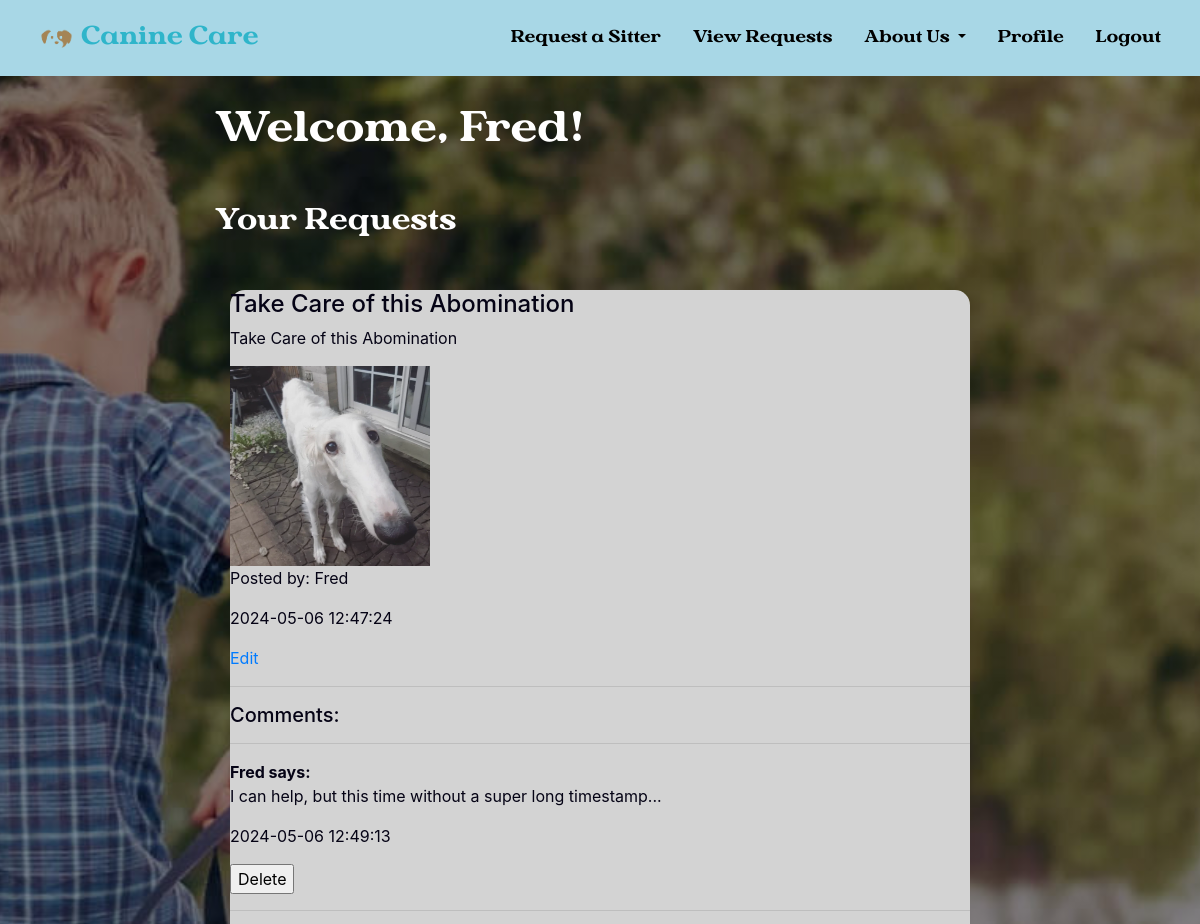
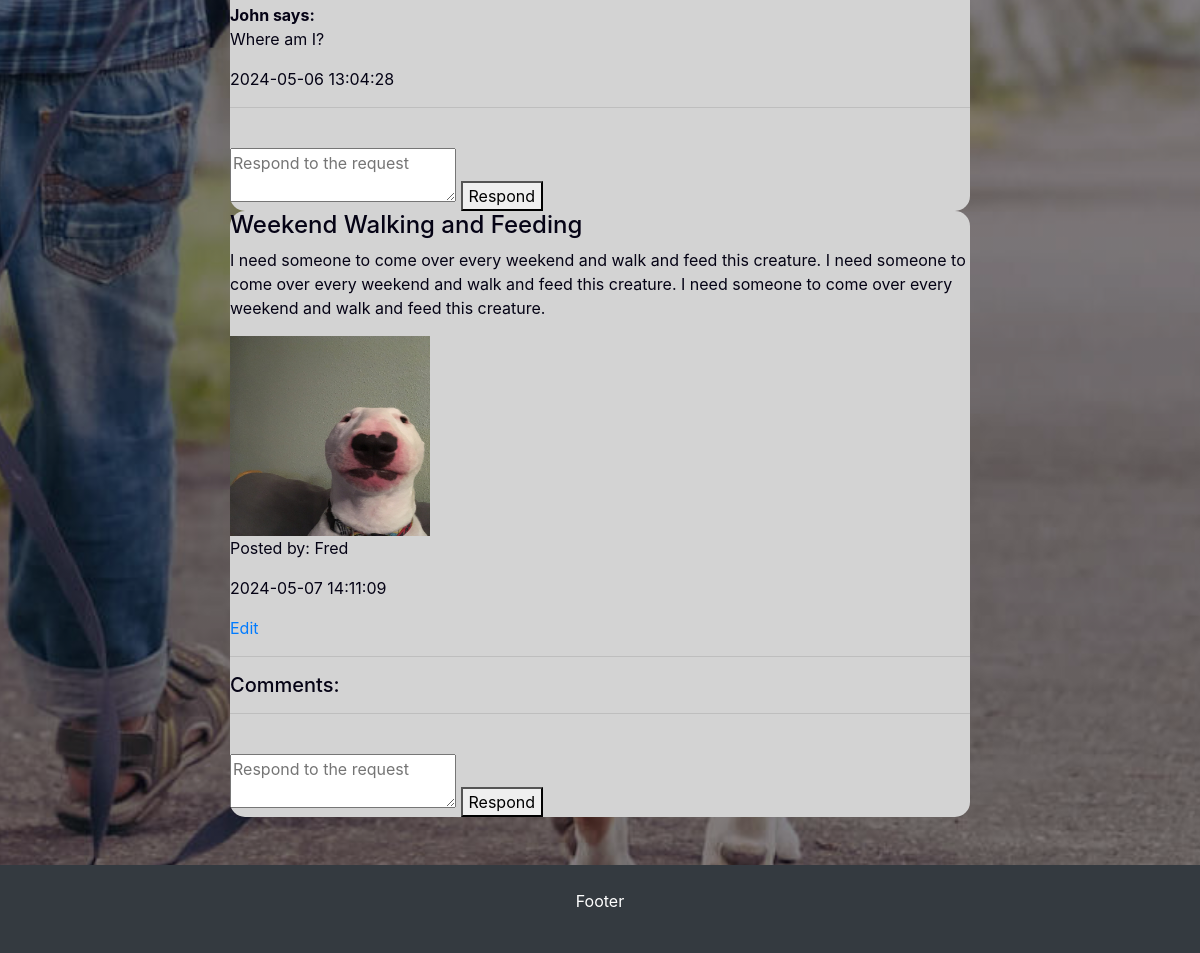
The page /profile/ (signed in) on the database its author committed (2 pictures, top to bottom).
### project/models.py (models this page shows)
class User(UserMixin, db.Model):
    id = db.Column(db.Integer, primary_key=True, autoincrement=True)
    email = db.Column(db.String(100), unique=True)
    password = db.Column(db.String(100))
    name = db.Column(db.String(100), unique = True)

class Reqs(db.Model):
    __tablename__ = 'Reqs'
    id = db.Column(db.Integer, primary_key=True, autoincrement=True)
    title = db.Column(db.String(50))
    content = db.Column(db.String(1000))
    poster = db.Column(db.String(100))
    image = db.Column(db.String(100), unique = True)
    time_created = db.Column(TIMESTAMP)
    comments = db.relationship('Comment', backref=db.backref('Reqs', lazy=True))

class Comment(db.Model):
    __tablename = 'Comment'
    id = db.Column(db.Integer, primary_key=True, autoincrement=True)
    content = db.Column(db.String(1000))
    req_id = db.Column(db.Integer, db.ForeignKey('Reqs.id'))
    poster = db.Column(db.String(1000))
    time_created = db.Column(TIMESTAMP)

### project/main.py (the view)
@main.route('/profile/')
@login_required
def profile():
    return render_template('profile.html', reqs=Reqs.query.all(), name=current_user.name)

### project/__init__.py (called while the page is built)
def create_app():
    app = Flask(__name__)
    app.config['SECRET_KEY'] = 'secret-key-goes-here'
    app.config['SQLALCHEMY_DATABASE_URI'] = 'sqlite:///db.sqlite'
    db.init_app(app)
    login_manager = LoginManager()
    login_manager.login_view = 'auth.login'
    login_manager.init_app(app)
    from .models import User
    with app.app_context():
      db.create_all()
    @login_manager.user_loader
    def load_user(user_id):
        return User.query.get(int(user_id))
    from .auth import auth as auth_blueprint
    app.register_blueprint(auth_blueprint)
    from .main import main as main_blueprint
    app.register_blueprint(main_blueprint)
    return app

### project/templates/profile.html
{% extends "base.html" %}
{% block content %}
<h1 class="title">
  Welcome, {{ name }}!
</h1>
<h3 class="title">Your Requests</h3>
<div class="container">
  {% for req in reqs %}
    {% if req.poster == name %}
      <div class="row m-row justify-content-between">
        <div class="col-12">
          <div class='request'>
            <h4>{{ req.title }}</h4>
            <p>{{ req.content }}</p>
            {% if req['image'] != None %}
              <img src="{{ url_for('static', filename='uploads/' + req['image']) }}" width="200px" height="200px">
              <br>
            {% endif %}
            <p>Posted by: {{ req.poster }}</p>
            <p>{{ req.time_created }}</p>
            <a href="{{ url_for('main.editrequest', id=req.id) }}">Edit</a>
            <hr>
            <h5>Comments:</h5>
            <hr>
            {% for comment in req.comments %}
              <b>{{ comment.poster }} says:</b>
              <p>{{ comment.content }}</p>
              <p>{{ comment.time_created }}</p>
              {% if comment.poster == name %}
                <form action="{{ url_for('main.delete_comment', id=comment.id) }}" method="POST">
                  <input type="submit" value="Delete"
                  onclick="return confirm('Are you sure you want to delete this comment?')">
                </form>
              {% endif %}
              <hr>
            {% endfor %}
            <br>
            <form action="{{ url_for('main.add_comment', req_id=req.id) }}" method="POST">
              <textarea name="comment_content" placeholder="Respond to the request"></textarea>
              <button type="submit">Respond</button>
            </form>
          </div>
        </div>
      </div>
    {% endif %}
  {% endfor %}
</div>
{% endblock %}

### project/templates/base.html (shortened to what this page needs)
<!DOCTYPE html>
<html>
<head>
  <link rel="stylesheet" href="https://cdn.jsdelivr.net/npm/bootstrap@4.6.2/dist/css/bootstrap.min.css">
  <link rel="stylesheet" type="text/css" href={{ url_for('static', filename='styles/global.css') }}/>
  <link rel="stylesheet" type="text/css" href={{ url_for('static', filename='styles/navbar.css') }}/>
</head>
<body>
  <header>
    <nav class="navbar navbar-expand-sm" id="navbar">
      <div class="container-fluid">
          <a class="navbar-brand" href="{{ url_for('main.index') }}"><img src="{{ url_for('static', filename='images/logo2.png') }}" width="50px" heigh="50px">Canine Care</a>
          <div class="collapse navbar-collapse" id="navbarID">
              <div class="navbar-nav">
                  <a class="nav-link active" aria-current="page" href="{{ url_for('main.createrequest') }}">Request a Sitter</a>
                  <a class="nav-link active" aria-current="page" href="{{ url_for('main.viewrequests') }}">View Requests</a>
                  <li class="nav-item dropdown">
                    <a class="nav-link dropdown-toggle" href="#" id="navbarDropdownMenuLink" data-toggle="dropdown" aria-haspopup="true" aria-expanded="false">
                      About Us
                    </a>
                  </li>
                  {% if current_user.is_authenticated %}
                    <a href="{{ url_for('main.profile') }}" class="nav-link active" aria-current="page">
                      Profile
                    </a>
                  {% endif %}
                  {% if current_user.is_authenticated %}
                    <a href="{{ url_for('auth.logout') }}" class="nav-link active" aria-current="page">
                      Logout
                    </a>
                  {% endif %}
              </div>
          </div>
        </div>
    </nav>
  </header>
  <div class="col-sm-8 container pt-3 my-3">
      {% block content %}
      {% endblock %}
  </div>
  <div class="mt-5 p-4 bg-dark text-white text-center">
    <p>Footer</p>
  </div>
</body>
</html>

### project/static/styles/global.css (style rules this page uses)
:root { --text-colour: #050315; --background-colour: #a8d7e6; --primary-colour: #f7f7df; --secondary-colour: #f8e9b4; --accent-colour: #2fb5ca; }
body { background-color: white; color: var(--text-colour); }
.title, .info-text { color: white; margin-bottom: 50px; font-family: 'Vergilia', sans-serif; }
.request, .login-signup { background-color: lightgray; border-radius: 15px; }
body { min-height: 120vh; width: 100%; background-image: linear-gradient(rgba(4, 9, 30, 0.5), rgba(4, 9, 30, 0.5)), url('/static/images/background1.png'); background-position: center; background-size: cover; position: relative; }

### project/static/styles/navbar.css (style rules this page uses)
.navbar.navbar-expand-sm { background-color: var(--background-colour); }
.navbar.navbar-expand-sm .navbar-brand { font-family: "Vergilia"; font-size: 1.5em; color: var(--accent-colour); }
.navbar.navbar-expand-sm .nav-link { color: black; font-family: 'Vergilia', sans-serif; }
.navbar-nav { margin-left: auto; }
.navbar-nav .nav-link { margin-left: 16px; }

### rows shown on the page
User: name "Fred"
Reqs: title "Take Care of this Abomination", content "Take Care of this Abomination", image (picture), poster "Fred", time_created "2024-05-06 12:47:24"
Comment: poster "Fred", content "I can help, but this time without a super long timestamp...", time_created "2024-05-06 12:49:13"
Comment: poster "John", content "Where am I?", time_created "2024-05-06 13:04:28"
Reqs: title "Weekend Walking and Feeding", content "I need someone to come over every weekend and walk and feed this creature. I need someone to come over every weekend and walk and feed this creature. I need someone to come over every weekend and walk and feed this creature.", image (picture), poster "Fred", time_created "2024-05-07 14:11:09"
